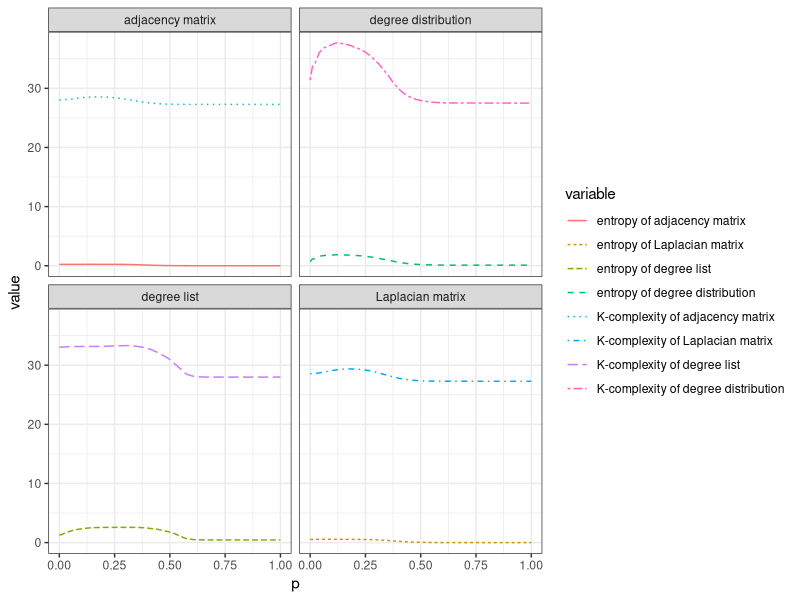
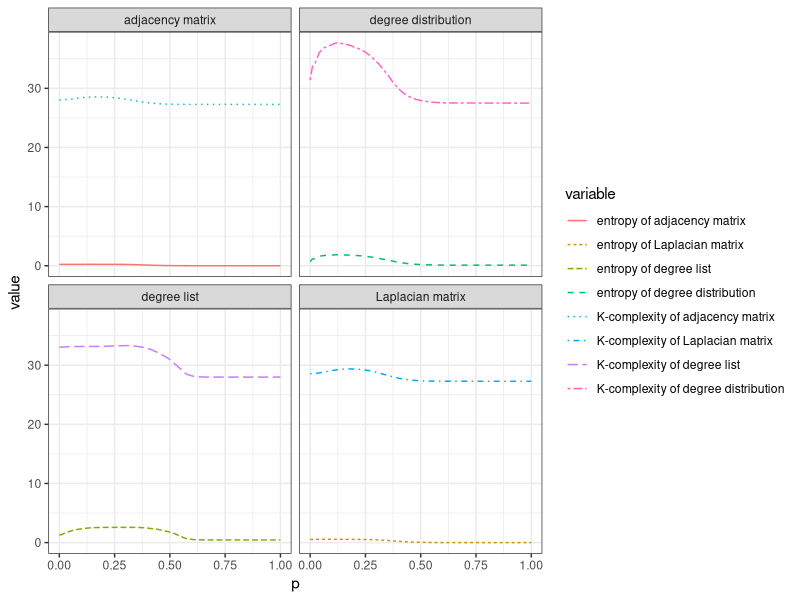

Reproduce these figures in R, in order.
library(dplyr)
library(reshape2)
library(ggplot2)

# read text file with results
results <- read.csv(file = 'results.100.50.ws.b.csv')
# transform the data into the long format
results_long <- melt(results, id = 'p')

# add a variable for faceting
results_long$type <- ''

results_long[results_long$variable == 'eA' | results_long$variable == 'kA',]$type <- 'adjacency matrix'
results_long[results_long$variable == 'eL' | results_long$variable == 'kL',]$type <- 'Laplacian matrix'
results_long[results_long$variable == 'ed' | results_long$variable == 'kd',]$type <- 'degree list'
results_long[results_long$variable == 'eD' | results_long$variable == 'kD',]$type <- 'degree distribution'

# add a class variable to distinguish between entropy and complexity
results_long$class <- ''

results_long[results_long$variable == 'eA',]$class <- 'entropy'
results_long[results_long$variable == 'eL',]$class <- 'entropy'
results_long[results_long$variable == 'ed',]$class <- 'entropy'
results_long[results_long$variable == 'eD',]$class <- 'entropy'
results_long[results_long$variable == 'kA',]$class <- 'K-complexity'
results_long[results_long$variable == 'kL',]$class <- 'K-complexity'
results_long[results_long$variable == 'kd',]$class <- 'K-complexity'
results_long[results_long$variable == 'kD',]$class <- 'K-complexity'

# factorize the variable to have a more readable labels in the legend
results_long$variable <- factor(results_long$variable, levels = c('eA','eL','ed','eD','kA','kL','kd','kD'), 
                                labels = c('entropy of adjacency matrix','entropy of Laplacian matrix','entropy of degree list','entropy of degree distribution',
                                           'K-complexity of adjacency matrix','K-complexity of Laplacian matrix','K-complexity of degree list','K-complexity of degree distribution'))

# generate the 2D plot factorized by the type of network measure
plt <- ggplot(results_long, aes(x = p, y = value, color = variable, linetype = variable)) + geom_line() + facet_wrap(~ type, ncol = 2) + theme_bw()
plt

# save the plot
ggsave(filename = 'results.100.50.ws.b.png')
